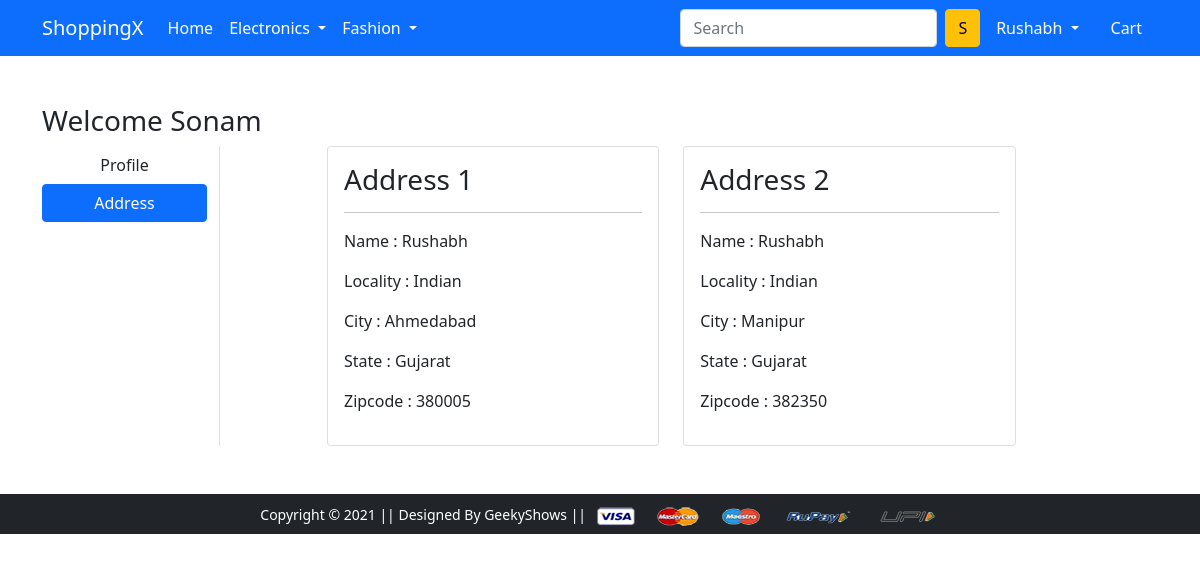
The app's page /address/ (signed in) with its own data.
### app/models.py (models this page shows)
class Customer(models.Model):
    user = models.ForeignKey(User, on_delete=models.CASCADE)
    name = models.CharField(max_length=200)
    locality = models.CharField(max_length=200)
    city = models.CharField(max_length=50)
    zipcode = models.IntegerField()
    state = models.CharField(choices=STATE_CHOICES, max_length=50)

### app/views.py (the view)
# urls.py: path('address/', views.address, name='address'),
def address(request):
 add = Customer.objects.filter(user=request.user)
 return render(request, 'app/address.html', { 'active' : 'btn-primary', 'add' : add})

### app/templates/app/address.html (shortened to what this page needs)
{% extends 'app/base.html' %}
{% load static %}
{% block main-content %}
<div class="container my-5">
 <div class="row">
 <h3>Welcome Sonam</h3>
  <div class="col-sm-2 border-end">
   <ul class="list-unstyled">
    <li class="d-grid"><a href="{% url 'profile' %}" class="btn">Profile</a></li>
    <li class="d-grid"><a href="{% url 'address' %}" class="btn {{active}}">Address</a></li>
   </ul>
  </div>
  <div class="col-sm-9 offset-sm-1">
   <div class="row">
   {% for ad in add %}
    <div class="col-sm-5">
     <div class="card">
      <div class="card-body">
       <h3>Address {{forloop.counter}}</h3>
       <hr>
       <p>Name : {{ad.name}}</p>
       <p>Locality : {{ad.locality}}</p>
       <p>City : {{ad.city}}</p>
       <p>State : {{ad.state}}</p>
       <p>Zipcode : {{ad.zipcode}}</p>
      </div>
     </div>
    </div>
    {% endfor %}
   </div>
  </div>
 </div>
</div>
{% endblock main-content %}

### app/templates/app/base.html (shortened to what this page needs)
<!doctype html>
{% load static %}
<html lang="en">
  <head>
    <link href="https://cdn.jsdelivr.net/npm/bootstrap@5.0.0-beta1/dist/css/bootstrap.min.css" rel="stylesheet">
    <link rel="stylesheet" href="{% static 'app/css/owl.carousel.min.css' %}">
    <link rel="stylesheet" href="{% static 'app/css/all.min.css' %}">
    <link rel="stylesheet" href="{% static 'app/css/style.css' %}">
  </head>
  <body>
    <nav class="navbar navbar-expand-lg navbar-dark bg-primary">
     <div class="container">
       <a class="navbar-brand" href="/">ShoppingX</a>
       <div class="collapse navbar-collapse" id="navbarSupportedContent">
         <ul class="navbar-nav me-auto mb-2 mb-lg-0">
           <li class="nav-item">
             <a class="nav-link active" aria-current="page" href="/">Home</a>
           </li>
           <li class="nav-item dropdown">
             <a class="nav-link dropdown-toggle text-white" href="#" id="electronicsDropdown" role="button" data-bs-toggle="dropdown" aria-expanded="false">
               Electronics
             </a>
           </li>
           <li class="nav-item dropdown">
             <a class="nav-link dropdown-toggle text-white" href="#" id="fashionDropdown" role="button" data-bs-toggle="dropdown" aria-expanded="false">
               Fashion
             </a>
           </li>
         </ul>
         <form class="d-flex">
           <input class="form-control me-2" type="search" placeholder="Search" aria-label="Search">
           <button class="btn btn-warning" type="submit">S</button>
         </form>
         <div>
          <ul class="navbar-nav me-auto mb-2 mb-lg-0">
          {% if request.user.is_authenticated %}
           <li class="nav-item dropdown mx-2">
              <a class="nav-link dropdown-toggle text-white" href="#" id="profileDropdown" role="button" data-bs-toggle="dropdown" aria-expanded="false">
                {{request.user}}
              </a>
            </li>
            <li class="nav-item mx-2">
             <a href="{% url 'show_cart' %}" class="nav-link text-white"> Cart </a>
            </li>
          {% endif %}
          </ul>
         </div>
       </div>
     </div>
    </nav>
    {% block main-content %} {% endblock main-content %}
    <footer class="container-fluid bg-dark text-center p-2 mt-5">
        <small class="text-white">Copyright &copy; 2021 || Designed By GeekyShows || </small>
        <img src="{% static 'app/images/payment.png' %}" alt="" srcset="" class="img-fluid" height="2px">
    </footer>
  </body>
</html>

### records on screen
Customer: name "Rushabh", locality "Indian", city "Ahmedabad", state "Gujarat", zipcode "380005"
Customer: name "Rushabh", locality "Indian", city "Manipur", state "Gujarat", zipcode "382350"

### other values on screen
{{ request.user }} "Rushabh"
